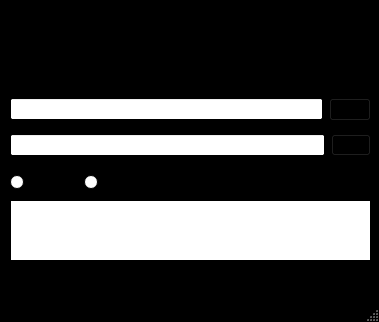
<?xml version="1.0" encoding="UTF-8"?>
<ui version="4.0">
 <class>MainWindow</class>
 <widget class="QMainWindow" name="MainWindow">
  <property name="geometry">
   <rect>
    <x>0</x>
    <y>0</y>
    <width>379</width>
    <height>322</height>
   </rect>
  </property>
  <property name="palette">
   <palette>
    <active>
     <colorrole role="WindowText">
      <brush brushstyle="SolidPattern">
       <color red="255" green="255" blue="255"/>
      </brush>
     </colorrole>
     <colorrole role="Button">
      <brush brushstyle="SolidPattern">
       <color red="12" green="12" blue="12"/>
      </brush>
     </colorrole>
     <colorrole role="Window">
      <brush brushstyle="SolidPattern">
       <color red="65" green="65" blue="65"/>
      </brush>
     </colorrole>
    </active>
    <inactive>
     <colorrole role="WindowText">
      <brush brushstyle="SolidPattern">
       <color red="255" green="255" blue="255"/>
      </brush>
     </colorrole>
     <colorrole role="Button">
      <brush brushstyle="SolidPattern">
       <color red="12" green="12" blue="12"/>
      </brush>
     </colorrole>
     <colorrole role="Window">
      <brush brushstyle="SolidPattern">
       <color red="65" green="65" blue="65"/>
      </brush>
     </colorrole>
    </inactive>
    <disabled>
     <colorrole role="Button">
      <brush brushstyle="SolidPattern">
       <color red="12" green="12" blue="12"/>
      </brush>
     </colorrole>
     <colorrole role="Base">
      <brush brushstyle="SolidPattern">
       <color red="65" green="65" blue="65"/>
      </brush>
     </colorrole>
     <colorrole role="Window">
      <brush brushstyle="SolidPattern">
       <color red="65" green="65" blue="65"/>
      </brush>
     </colorrole>
    </disabled>
   </palette>
  </property>
  <property name="windowTitle">
   <string>Hestia Converter</string>
  </property>
  <widget class="QWidget" name="centralwidget">
   <property name="objectName">
    <string>centralwidget</string>
   </property>
   <widget class="QWidget" name="verticalLayoutWidget">
    <property name="geometry">
     <rect>
      <x>10</x>
      <y>20</y>
      <width>361</width>
      <height>101</height>
     </rect>
    </property>
    <property name="objectName">
     <string>verticalLayoutWidget</string>
    </property>
    <layout class="QVBoxLayout" name="verticalLayout">
     <item>
      <widget class="QLabel" name="label">
       <property name="font">
        <font>
         <family>Inter</family>
         <pointsize>22</pointsize>
         <weight>75</weight>
        </font>
       </property>
       <property name="alignment">
        <set>Qt::AlignCenter</set>
       </property>
       <property name="objectName">
        <string>label</string>
       </property>
      </widget>
     </item>
     <item>
      <layout class="QHBoxLayout" name="fileBrowserLayout">
       <item>
        <widget class="QLineEdit" name="filePathLineEdit"/>
       </item>
       <item>
        <widget class="QPushButton" name="browseButton">
         <property name="font">
          <font>
           <family>Inter</family>
          </font>
         </property>
        </widget>
       </item>
      </layout>
     </item>
    </layout>
   </widget>
   <widget class="QWidget" name="horizontalLayoutWidget">
    <property name="geometry">
     <rect>
      <x>151</x>
      <y>170</y>
      <width>221</width>
      <height>31</height>
     </rect>
    </property>
    <property name="objectName">
     <string>horizontalLayoutWidget</string>
    </property>
    <layout class="QHBoxLayout" name="horizontalLayout"/>
   </widget>
   <widget class="QWidget" name="horizontalLayoutWidget_2">
    <property name="geometry">
     <rect>
      <x>10</x>
      <y>170</y>
      <width>141</width>
      <height>26</height>
     </rect>
    </property>
    <property name="objectName">
     <string>horizontalLayoutWidget_2</string>
    </property>
    <layout class="QHBoxLayout" name="horizontalLayout_2">
     <item>
      <widget class="QRadioButton" name="radioButton_3">
       <property name="font">
        <font>
         <family>Inter</family>
         <pointsize>11</pointsize>
        </font>
       </property>
       <property name="objectName">
        <string>radioButton_3</string>
       </property>
      </widget>
     </item>
     <item>
      <widget class="QRadioButton" name="radioButton_2">
       <property name="font">
        <font>
         <family>Inter</family>
         <pointsize>11</pointsize>
        </font>
       </property>
       <property name="objectName">
        <string>radioButton_2</string>
       </property>
      </widget>
     </item>
    </layout>
   </widget>
   <widget class="QTextEdit" name="textEdit">
    <property name="geometry">
     <rect>
      <x>10</x>
      <y>200</y>
      <width>361</width>
      <height>61</height>
     </rect>
    </property>
    <property name="font">
     <font>
      <family>Hack Nerd Font</family>
     </font>
    </property>
    <property name="objectName">
     <string>textEdit</string>
    </property>
   </widget>
   <widget class="QWidget" name="horizontalLayoutWidget_3">
    <property name="geometry">
     <rect>
      <x>10</x>
      <y>130</y>
      <width>361</width>
      <height>31</height>
     </rect>
    </property>
    <property name="objectName">
     <string>horizontalLayoutWidget_3</string>
    </property>
    <layout class="QHBoxLayout" name="horizontalLayout_3">
     <item>
      <widget class="QLineEdit" name="filePathLineEdit_3"/>
     </item>
     <item>
      <widget class="QPushButton" name="pushButton_2"/>
     </item>
    </layout>
   </widget>
  </widget>
  <widget class="QMenuBar" name="menubar">
   <property name="geometry">
    <rect>
     <x>0</x>
     <y>0</y>
     <width>379</width>
     <height>22</height>
    </rect>
   </property>
   <property name="objectName">
    <string>menubar</string>
   </property>
  </widget>
  <widget class="QStatusBar" name="statusbar">
   <property name="objectName">
    <string>statusbar</string>
   </property>
  </widget>
 </widget>
 <resources/>
 <connections/>
</ui>
